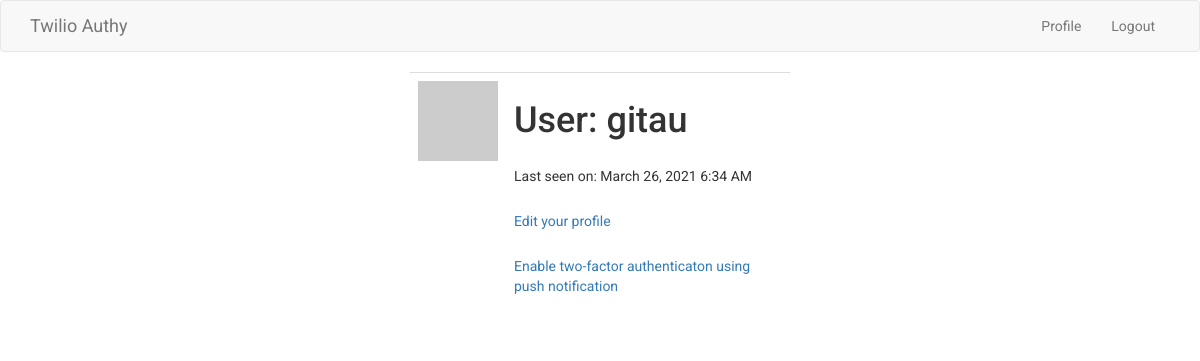
Page /user/gitau (signed in) on the earlier database version.
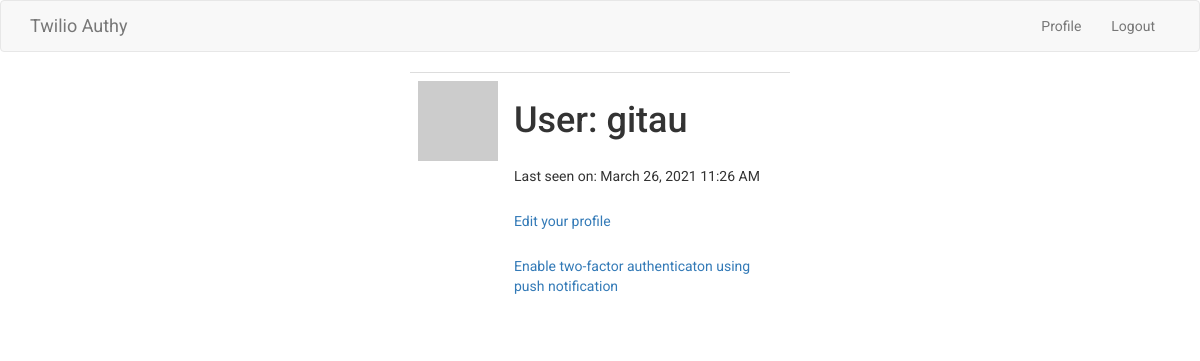
Same page on the later database version.
### app/models.py (models this page shows, shortened)
class User(UserMixin, db.Model):
    id = db.Column(db.Integer, primary_key=True)
    username = db.Column(db.String(64), index=True, unique=True)
    email = db.Column(db.String(120), index=True, unique=True)
    password_hash = db.Column(db.String(128), index=True, unique=True)
    about_me = db.Column(db.String(140))
    last_seen = db.Column(db.DateTime, default=datetime.utcnow)
    authy_id = db.Column(db.Integer, index=True, unique=True)
    def avatar(self, size):
        digest = md5(self.email.lower().encode('utf-8')).hexdigest()
        return 'https://www.gravatar.com/avatar/{}?d=identicon&s={}'.format(
            digest, size)
    def two_factor_enabled(self):
        return self.authy_id is not None

### app/main/routes.py (the view)
@bp.route('/user/<username>')
@login_required
def user(username):
    user = User.query.filter_by(username=username).first_or_404()
    return render_template('user.html', user=user, title='Profile')

### app/main/routes.py (called while the page is built)
@bp.before_request
def before_request():
    if current_user.is_authenticated:
        current_user.last_seen = datetime.utcnow()
        db.session.commit()

### app/models.py (called while the page is built)
@login.user_loader
def load_user(id):
    return User.query.get(int(id))

### app/templates/user.html (shortened to what this page needs)
{% extends "base.html" %}
{% block content %}
    <div class="row">
        <div class="col-md-4">
        </div>
        <div class="col-md-4">
            <table class="table">
                <tr width="70px">
                    <td><img src="{{ user.avatar(128) }}"></td>
                    <td>
                        <h1>User: {{ user.username }}</h1>
                        {% if user.last_seen %}
                            <p>Last seen on: {{ moment(user.last_seen).format('LLL') }}</p>
                        {% endif %}
                        {% if user == current_user %}
                            <p><a href="{{ url_for('main.edit_profile') }}">Edit your profile</a></p>
                        {% endif %}
                        {% if not user.two_factor_enabled() %}
                            <p>
                                <a href="{{ url_for('auth.enable_2fa') }}">Enable two-factor authenticaton using push notification</a>
                            </p>
                        {% else %}
                            <p>
                                <a href="{{ url_for('auth.disable_2fa') }}">Disable two-factor authenticaton using push notification</a>
                            </p>
                        {% endif %}
                    </td>
                </tr>
            </table>
        </div>
        <div class="col-md-4">
        </div>
    </div>
{% endblock %}

### app/templates/base.html (shortened to what this page needs)
{% extends 'bootstrap/base.html' %}
{% block head %}
    {{ super() }}
{% endblock %}
{% block styles %}
    {{ super() }}
    <link type="text/css" rel="stylesheet" href="{{ url_for('static', filename = 'css/styles.css') }}">
{% endblock %}
{% block navbar %}
<nav class="navbar navbar-default">
    <div class="container">
        <div class="navbar-header">
            <a class="navbar-brand" href="{{ url_for('main.home') }}">Twilio Authy</a>
        </div>
        <div class="collapse navbar-collapse" id="bs-example-navbar-collapse-1">
            <ul class="nav navbar-nav navbar-right">
                {% if current_user.is_anonymous %}
                    <li><a href=" {{ url_for('auth.login') }} ">Login</a></li>
                {% else %}
                    <li><a href="{{ url_for('main.user', username=current_user.username) }}">Profile</a></li>
                    <li><a href="{{ url_for('auth.logout') }}">Logout</a></li>
                {% endif %}
            </ul>
        </div>
    </div>
</nav>
{% endblock %}

### app/static/css/styles.css (style rules this page uses)
body { font-family: 'Roboto', sans-serif; }
p { padding-top: 15px; }

Differences in the rows shown:
changed User "gitau": last_seen "March 26, 2021 6:34 AM" → "March 26, 2021 11:26 AM"
